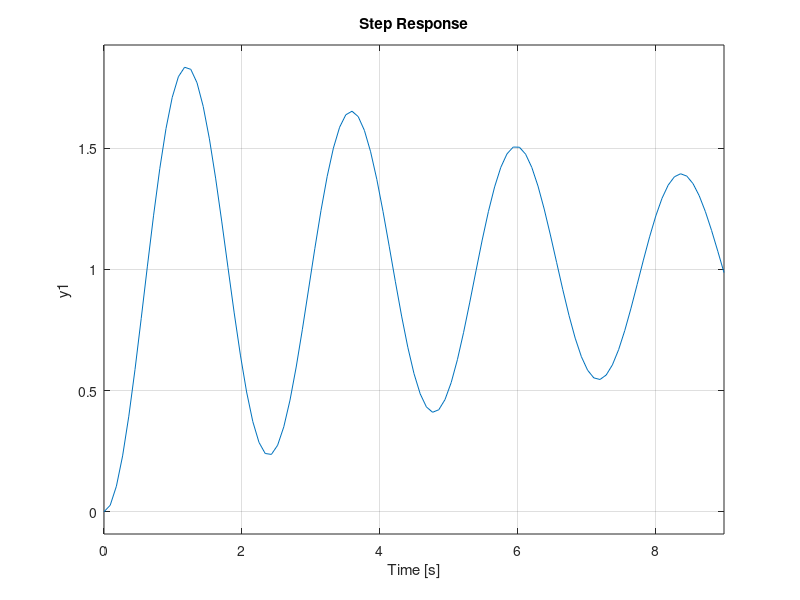

Reproduce this figure in MATLAB. (Note: this script raises an error after producing the figure.)
m = 1;
b = 0.5;
k = 0.25;
transfer_fnc = tf(1, [m,b,k]);
kp = 6.71926735265958;
ki = 1.97608543136126;
kd = 0;
c = pid(kp, ki, kd);
T = feedback(c*transfer_fnc, 1);
step(T, 9)
info = stepinfo(T)
